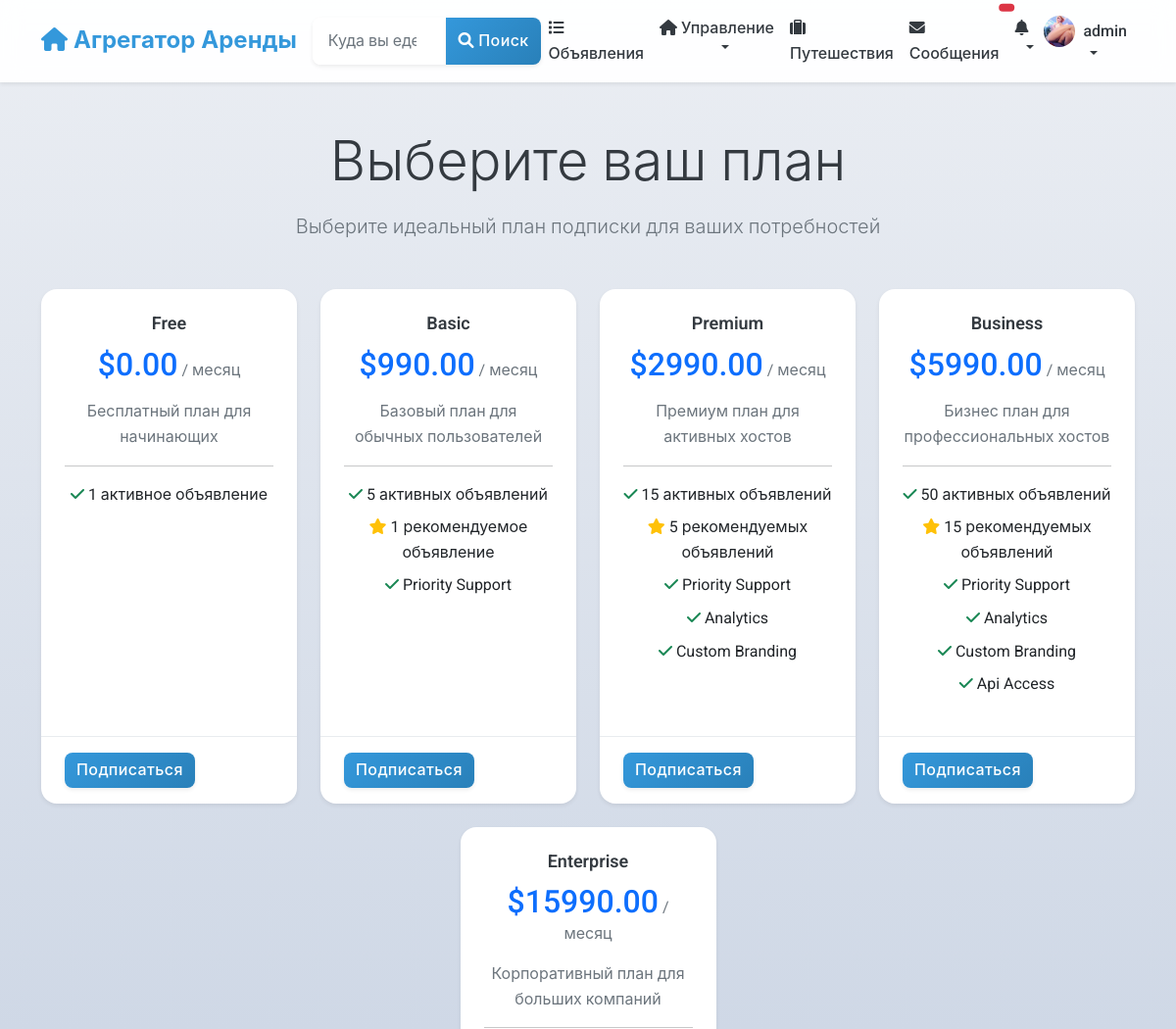
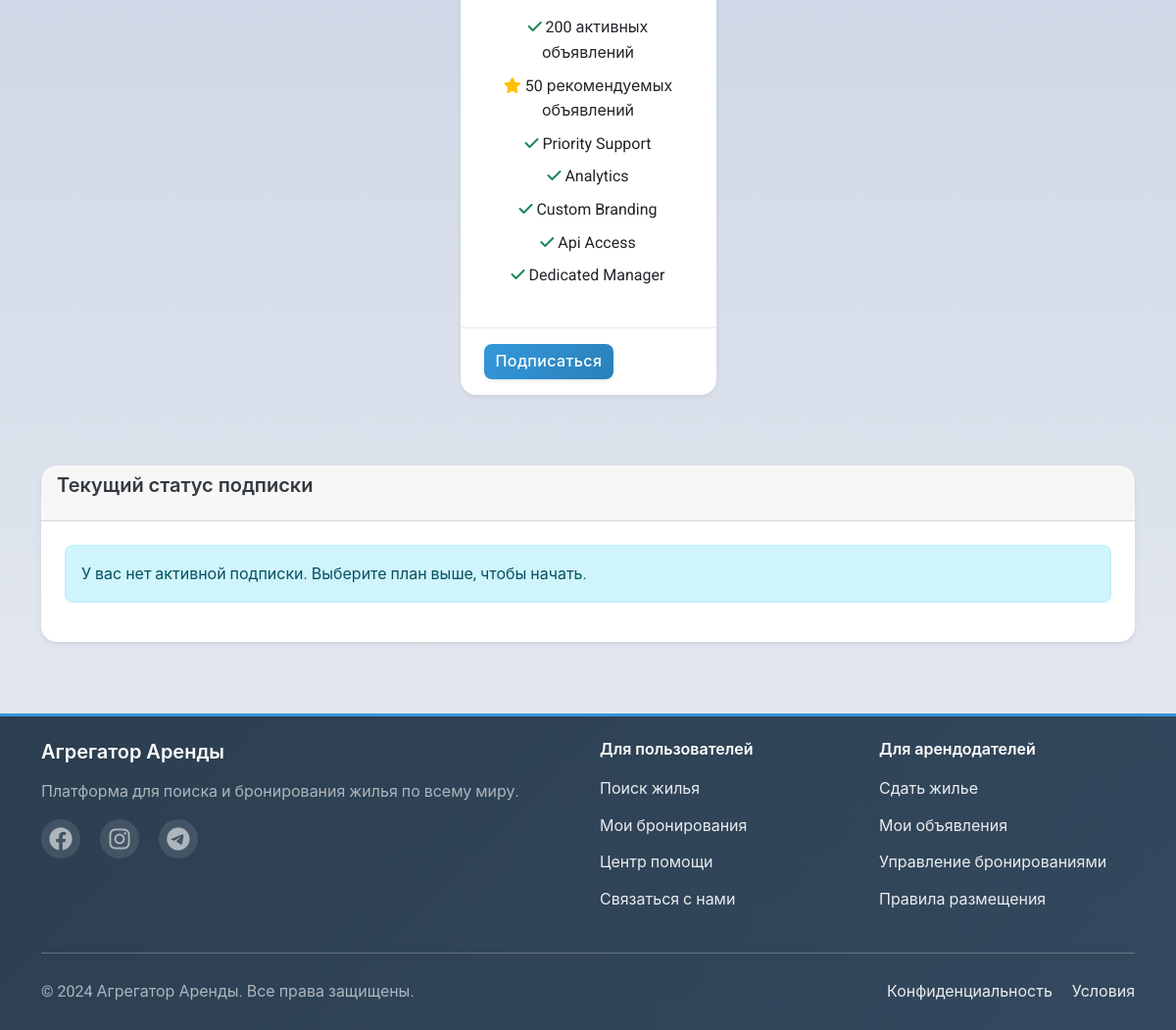
The app's page /subscriptions/ (signed in) with its own data (2 pictures, top to bottom).
### users/models.py (models this page shows, shortened)
class User(AbstractUser):
    phone_number = models.CharField(_("Phone number"), max_length=20, blank=True)
    profile_picture = models.ImageField(_("Profile picture"), upload_to='profile_pictures/', blank=True, null=True)
    bio = models.TextField(_("Bio"), blank=True)
    is_phone_verified = models.BooleanField(_("Phone verified"), default=False)
    is_id_verified = models.BooleanField(_("ID verified"), default=False)
    is_host = models.BooleanField(_("Is host"), default=False)
    is_guest = models.BooleanField(_("Is guest"), default=True)
    ROLE_CHOICES = [
        ('user', _('Regular User')),
        ('host', _('Host')),
        ('moderator', _('Moderator')),
        ('admin', _('Administrator')),
    ]
    role = models.CharField(_("Role"), max_length=20, choices=ROLE_CHOICES, default='user')
    email_notifications = models.BooleanField(_("Email notifications"), default=True)
    sms_notifications = models.BooleanField(_("SMS notifications"), default=False)
    date_joined = models.DateTimeField(_("Date joined"), auto_now_add=True)
    last_updated = models.DateTimeField(_("Last updated"), auto_now=True)
    class Meta:
        verbose_name = _("User")
        verbose_name_plural = _("Users")

### subscriptions/models.py (models this page shows, shortened)
class SubscriptionPlan(models.Model):
    PLAN_TYPES = [
        ('basic', _('Basic')),
        ('premium', _('Premium')),
        ('business', _('Business')),
        ('enterprise', _('Enterprise')),
    ]
    name = models.CharField(_("Plan name"), max_length=100)
    slug = models.SlugField(_("Slug"), unique=True)
    plan_type = models.CharField(_("Plan type"), max_length=20, choices=PLAN_TYPES)
    description = models.TextField(_("Description"), blank=True)
    price = models.DecimalField(_("Price"), max_digits=10, decimal_places=2)
    currency = models.CharField(_("Currency"), max_length=3, default='USD')
    duration_days = models.PositiveIntegerField(_("Duration in days"))
    ads_limit = models.PositiveIntegerField(_("Ads limit"), help_text=_("Maximum number of active ads"))
    featured_ads_limit = models.PositiveIntegerField(_("Featured ads limit"), default=0)
    premium_features = models.JSONField(_("Premium features"), default=list, blank=True)
    is_active = models.BooleanField(_("Is active"), default=True)
    is_popular = models.BooleanField(_("Is popular"), default=False)
    created_at = models.DateTimeField(_("Created at"), auto_now_add=True)
    updated_at = models.DateTimeField(_("Updated at"), auto_now=True)
    class Meta:
        verbose_name = _("Subscription Plan")
        verbose_name_plural = _("Subscription Plans")
        ordering = ['price']

### subscriptions/views.py (the view)
# urls.py: path('', views.subscription_plans_view, name='plan_list'),
def subscription_plans_view(request):
    plans = SubscriptionPlan.objects.filter(is_active=True).order_by('price')
    return render(request, 'subscriptions/plan_list.html', {'plans': plans})

### notifications/templatetags/notify_tags.py (called while the page is built)
@register.simple_tag(takes_context=True)
def notification_count(context):
    user = context['request'].user
    if user.is_authenticated:
        count = user.notifications.filter(is_read=False).count()
        return count
    return 0

### subscriptions/templatetags/subscription_filters.py (called while the page is built)
@register.filter
def underscore_to_space(value):
    if not value:
        return value
    return value.replace('_', ' ').replace('-', ' ').title()

### subscriptions/templates/subscriptions/plan_list.html (shortened to what this page needs)
{% extends 'base.html' %}
{% load i18n %}
{% load subscription_filters %}
{% block content %}
<div class="container mt-4">
    <div class="row">
        <div class="col-12">
            <div class="text-center mb-5">
                <h1 class="display-4">Выберите ваш план</h1>
                <p class="lead text-muted">
                    Выберите идеальный план подписки для ваших потребностей
                </p>
            </div>
        </div>
    </div>
    <div class="row justify-content-center">
        {% for plan in plans %}
            <div class="col-lg-3 col-md-6 mb-4">
                <div class="card h-100 {% if plan.is_popular %}border-primary{% endif %}">
                    <div class="card-body text-center">
                        <h4 class="card-title">{{ plan.name }}</h4>
                        <div class="price-display mb-3">
                            <span class="h2 text-primary">${{ plan.price }}</span>
                            <span class="text-muted">/ месяц</span>
                        </div>
                        <p class="text-muted">{{ plan.description }}</p>
                        <hr>
                        <ul class="list-unstyled">
                            <li class="mb-2">
                                <i class="fas fa-check text-success"></i>
                            </li>
                            {% if plan.featured_ads_limit > 0 %}
                                <li class="mb-2">
                                    <i class="fas fa-star text-warning"></i>
                                </li>
                            {% endif %}
                            {% for feature in plan.premium_features %}
                                <li class="mb-2">
                                    <i class="fas fa-check text-success"></i>
                                    {{ feature|underscore_to_space }}
                                </li>
                            {% endfor %}
                        </ul>
                    </div>
                    <div class="card-footer">
                        {% if user.is_authenticated %}
                            <button class="btn btn-primary btn-block subscribe-btn"
                                    data-plan-id="{{ plan.id }}"
                                    data-plan-name="{{ plan.name }}"
                                    data-plan-price="{{ plan.price }}">
                                Подписаться
                            </button>
                        {% else %}
                            <a href="{% url 'users:login' %}?next={% url 'subscriptions:plan_list' %}"
                               class="btn btn-outline-primary btn-block">
                                Войти для подписки
                            </a>
                        {% endif %}
                    </div>
                </div>
            </div>
        {% endfor %}
    </div>
    {% if user.is_authenticated %}
        <div class="row mt-5">
            <div class="col-12">
                <div class="card">
                    <div class="card-header">
                        <h5>Текущий статус подписки</h5>
                    </div>
                    <div class="card-body">
                        <div id="subscription-status">
                        </div>
                    </div>
                </div>
            </div>
        </div>
    {% endif %}
</div>
{% endblock %}

### templates/includes/navbar.html (shortened to what this page needs)
<nav class="navbar navbar-expand-lg navbar-light bg-white shadow-sm">
    <div class="container">
        <a class="navbar-brand" href="{% url 'listings:listing_list' %}">
            <i class="fas fa-home"></i> Агрегатор Аренды
        </a>
        <div class="collapse navbar-collapse" id="navbarSupportedContent">
            <form class="d-flex mx-auto my-2 my-lg-0" action="{% url 'listings:listing_list' %}" method="get">
                <div class="input-group">
                    <input class="form-control" type="search" name="location" placeholder="Куда вы едете?"
                           aria-label="Search" value="{{ request.GET.location|default:'' }}">
                    <button class="btn btn-primary" type="submit">
                        <i class="fas fa-search"></i> Поиск
                    </button>
                </div>
            </form>
            <ul class="navbar-nav ms-auto mb-2 mb-lg-0">
                <li class="nav-item">
                    <a class="nav-link {% if request.resolver_match.url_name == 'listing_list' %}active{% endif %}"
                       href="{% url 'listings:listing_list' %}">
                        <i class="fas fa-list"></i> Объявления
                    </a>
                </li>
                {% if user.is_authenticated %}
                    {% if user.is_host %}
                    <li class="nav-item dropdown">
                        <a class="nav-link dropdown-toggle" href="#" id="hostDropdown" role="button"
                           data-bs-toggle="dropdown" aria-expanded="false">
                            <i class="fas fa-home"></i> Управление
                        </a>
                    </li>
                    {% else %}
                    <li class="nav-item">
                        <a class="nav-link" href="{% url 'listings:listing_create' %}">
                            <i class="fas fa-plus"></i> Подать объявление
                        </a>
                    </li>
                    {% endif %}
                    <li class="nav-item">
                        <a class="nav-link {% if request.resolver_match.url_name == 'user_bookings' %}active{% endif %}"
                           href="{% url 'listings:user_bookings' %}">
                            <i class="fas fa-suitcase"></i> Путешествия
                        </a>
                    </li>
                    <li class="nav-item">
                        <a class="nav-link position-relative {% if 'chat' in request.path %}active{% endif %}"
                           href="{% url 'chat:conversation_list' %}">
                            <i class="fas fa-envelope"></i> Сообщения
                            <span id="message-badge" class="position-absolute top-0 start-100 translate-middle badge rounded-pill bg-danger"
                                  hx-get="{% url 'chat:get_unread_count' %}"
                                  hx-trigger="load, every 30s"
                                  hx-swap="innerHTML">
                            </span>
                        </a>
                    </li>
                    <li class="nav-item dropdown">
                        <a class="nav-link dropdown-toggle position-relative" href="#" id="notificationDropdown"
                           role="button" data-bs-toggle="dropdown" aria-expanded="false"
                           onclick="loadNotifications()"
                           data-bs-auto-close="outside">
                            <i class="fas fa-bell"></i>
                                {% load notify_tags %}
                        </a>
                    </li>
                    <li class="nav-item dropdown">
                        <a class="nav-link dropdown-toggle d-flex align-items-center" href="#" id="userDropdown" role="button"
                           data-bs-toggle="dropdown" aria-expanded="false">
                            {% if user.profile_picture %}
                                <img src="{{ user.profile_picture.url }}" alt="{{ user.username }}" class="rounded-circle me-2" width="32" height="32" style="object-fit: cover;">
                            {% else %}
                                <i class="fas fa-user-circle fa-lg me-2"></i>
                            {% endif %}
                            {{ user.username }}
                        </a>
                    </li>
                {% endif %}
            </ul>
        </div>
    </div>
</nav>

### templates/base.html (style rules this page uses)
:root { --primary-color: #3498db; --primary-dark: #2980b9; --primary-light: #85c1e9; --secondary-color: #e74c3c; --secondary-dark: #c0392b; --accent-color: #f39c12; --accent-dark: #e67e22; --light-gray: #f8f9fa; --medium-gray: #e9ecef; --dark-gray: #343a40; --success-color: #2ecc71; --warning-color: #f1c40f; --danger-color: #e74c3c; --info-color: #3498db; --text-color: #212529; --text-muted: #6c757d; --border-radius: 0.5rem; --border-radius-lg: 1rem; --border-radius-sm: 0.25rem; --box-shadow: 0 0.125rem 0.25rem rgba(0, 0, 0, 0.075); --box-shadow-lg: 0 0.5rem 1.5rem rgba(0, 0, 0, 0.15); --box-shadow-hover: 0 0.25rem 0.75rem rgba(0, 0, 0, 0.1); --transition: all 0.3s cubic-bezier(0.4, 0, 0.2, 1); --transition-fast: all 0.15s ease; --gradient-primary: linear-gradient( 135deg, var(--primary-color), var(--primary-dark) ); --gradient-accent: linear-gradient( 135deg, var(--accent-color), var(--accent-dark) ); }
* { box-sizing: border-box; }
body { font-family: "Roboto", -apple-system, BlinkMacSystemFont, "Segoe UI", Roboto, Oxygen, Ubuntu, Cantarell, "Open Sans", "Helvetica Neue", sans-serif; color: var(--text-color); line-height: 1.6; background: linear-gradient(to bottom, #ebeef3 0%, #cfd8e6 50%, #ebeef3 100%); min-height: 100vh; font-size: 16px; -webkit-font-smoothing: antialiased; -moz-osx-font-smoothing: grayscale; }
a { color: var(--primary-color); text-decoration: none; transition: var(--transition); position: relative; }
h1, h2, h3, h4, h5, h6 { font-weight: 600; margin-bottom: 1rem; color: var(--dark-gray); }
h1 { font-size: clamp(1.75rem, 4vw, 2.5rem); }
h4 { font-size: clamp(1.125rem, 2.5vw, 1.5rem); }
p { margin-bottom: 1rem; color: var(--text-color); }
.btn { border-radius: var(--border-radius); font-weight: 500; transition: var(--transition); position: relative; overflow: hidden; text-transform: none; letter-spacing: 0.025em; }
.btn::before { content: ""; position: absolute; top: 0; left: -100%; width: 100%; height: 100%; background: linear-gradient( 90deg, transparent, rgba(255, 255, 255, 0.2), transparent ); transition: left 0.5s; }
.btn-primary { background: var(--gradient-primary); border: none; color: white; box-shadow: var(--box-shadow); }
.card { border-radius: var(--border-radius-lg); box-shadow: var(--box-shadow); transition: var(--transition); border: none; background: white; overflow: hidden; position: relative; }
.card::before { content: ""; position: absolute; top: 0; left: 0; right: 0; height: 4px; background: var(--gradient-primary); transform: scaleX(0); transition: transform 0.3s ease; }
.card-body { padding: 1.5rem; position: relative; z-index: 1; }
.card-title { font-weight: 600; color: var(--dark-gray); margin-bottom: 0.75rem; font-size: 1.125rem; }
.card-footer { background: transparent; border-top: 1px solid var(--medium-gray); padding: 1rem 1.5rem; }
.navbar { box-shadow: 0 2px 20px rgba(0, 0, 0, 0.1); background: rgba(255, 255, 255, 0.95) !important; backdrop-filter: blur(10px); border-bottom: 1px solid rgba(255, 255, 255, 0.2); transition: var(--transition); z-index: 1050; }
.navbar .dropdown { z-index: 1060; }
.navbar-brand { font-weight: 700; color: var(--primary-color) !important; font-size: 1.5rem; transition: var(--transition); }
.navbar-nav .nav-link { font-weight: 500; color: var(--dark-gray) !important; transition: var(--transition); position: relative; }
.navbar-nav .nav-link::after { content: ""; position: absolute; width: 0; height: 2px; bottom: 0; left: 50%; background: var(--gradient-primary); transition: all 0.3s ease; }
.form-control { border-radius: var(--border-radius); border: 2px solid var(--medium-gray); transition: var(--transition); padding: 0.75rem 1rem; }
.input-group { box-shadow: var(--box-shadow); border-radius: var(--border-radius); overflow: hidden; }
.input-group .form-control { border: none; box-shadow: none; }
.input-group .btn { border-radius: 0; }
.badge { font-weight: 500; }
html, body { height: 100%; }
.wrapper { min-height: 100vh; display: flex; flex-direction: column; }

### records on screen
User: profile_picture (picture), username "admin"
SubscriptionPlan: name "Free", price "0.00", description "Бесплатный план для начинающих"
SubscriptionPlan: name "Basic", price "990.00", description "Базовый план для обычных пользователей", premium_features "Priority Support"
SubscriptionPlan: name "Premium", price "2990.00", description "Премиум план для активных хостов", premium_features "Priority Support" "Analytics" "Custom Branding"
SubscriptionPlan: name "Business", price "5990.00", description "Бизнес план для профессиональных хостов", premium_features "Priority Support" "Analytics" "Custom Branding" "Api Access"
SubscriptionPlan: name "Enterprise", price "15990.00", description "Корпоративный план для больших компаний", premium_features "Priority Support" "Analytics" "Custom Branding" "Api Access" "Dedicated Manager"
